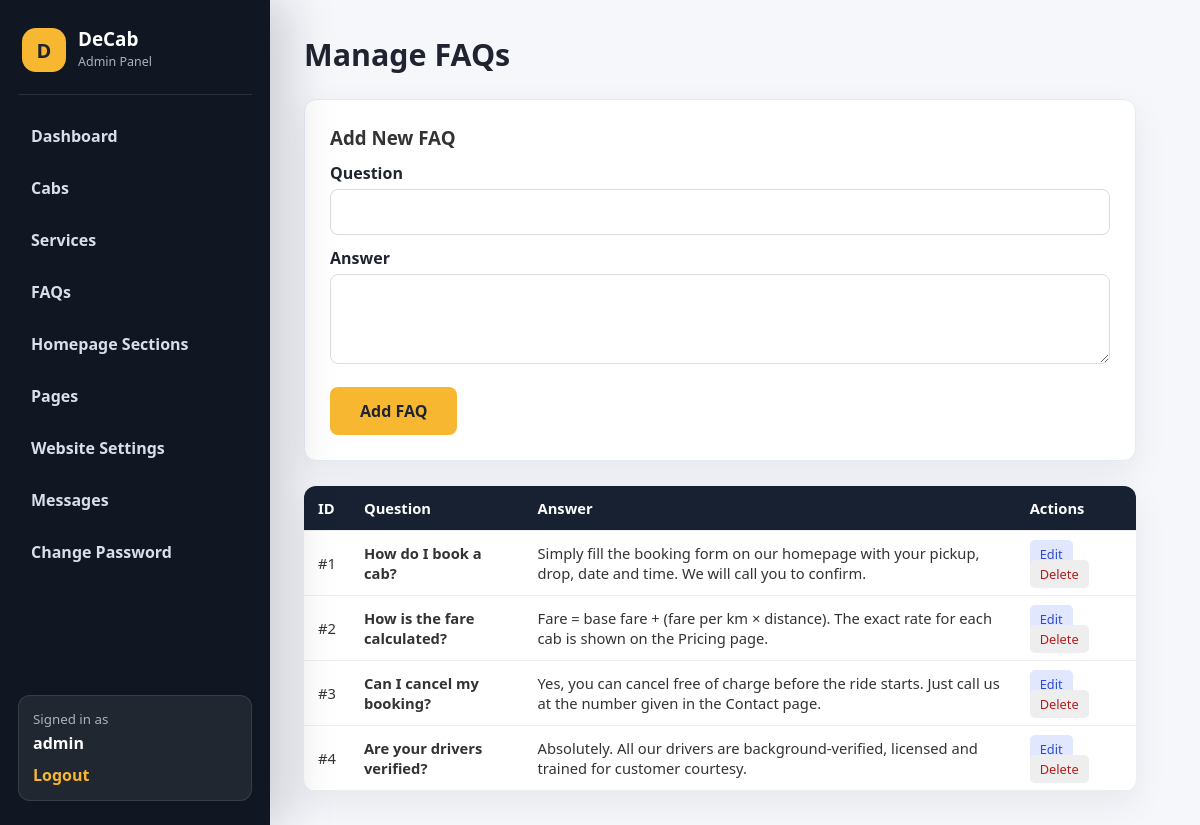
The page /admin/faqs.php (signed in) on the database its author committed.
### tables this page shows
CREATE TABLE IF NOT EXISTS faqs (
    id INT AUTO_INCREMENT PRIMARY KEY,
    question VARCHAR(255) NOT NULL,
    answer TEXT
);

### includes/functions.php (called while the page is built, shortened)
<?php
function e($str) {
    return htmlspecialchars((string)$str, ENT_QUOTES, 'UTF-8');
}
function csrfToken() {
    return $_SESSION['csrf_token'];
}
function csrfQuery() {
    return 'csrf_token=' . urlencode(csrfToken());
}
function getFaqs($pdo) {
    return $pdo->query('SELECT * FROM faqs ORDER BY id')->fetchAll();
}

### admin/faqs.php (the view, shortened to what this page needs)
<?php
require_once __DIR__ . '/../includes/config.php';
$editing = null;
$faqs = getFaqs($pdo);
?>
<!DOCTYPE html>
<html lang="en">
<head>
<link rel="stylesheet" href="../assets/css/style.css">
</head>
<body>
<?php require __DIR__ . '/../includes/admin-header.php'; ?>
<div class="container" style="max-width:900px;">
    <h2 class="section-title">Manage FAQs</h2>
    <div class="card" style="margin-bottom:25px;">
        <h3><?= $editing ? 'Edit FAQ' : 'Add New FAQ' ?></h3>
        <form method="post">
            <label>Question</label>
            <input type="text" name="question" value="<?= e($editing['question'] ?? '') ?>" required>
            <label>Answer</label>
            <textarea name="answer" rows="3" style="width:100%;padding:11px;border:1px solid #ddd;border-radius:8px;font-size:1rem;font-family:inherit;"><?= e($editing['answer'] ?? '') ?></textarea>
            <button type="submit" class="btn"><?= $editing ? 'Update FAQ' : 'Add FAQ' ?></button>
        </form>
    </div>
    <table class="admin-table">
        <tr><th>ID</th><th>Question</th><th>Answer</th><th>Actions</th></tr>
        <?php foreach ($faqs as $f): ?>
        <tr>
            <td>#<?= (int)$f['id'] ?></td>
            <td><b><?= e($f['question']) ?></b></td>
            <td><?= e($f['answer']) ?></td>
            <td class="actions">
                <a class="complete" href="faqs.php?edit=<?= (int)$f['id'] ?>">Edit</a>
                <a class="delete" href="faqs.php?delete=<?= (int)$f['id'] ?>&<?= csrfQuery() ?>" onclick="return confirm('Delete this FAQ?')">Delete</a>
            </td>
        </tr>
        <?php endforeach; ?>
    </table>
</div>
</body>
</html>

### assets/css/style.css (style rules this page uses)
:root { --primary: #f7b731; --dark: #1f2430; --light: #f6f7fb; --accent: #2f80ed; }
* { margin: 0; padding: 0; box-sizing: border-box; font-family: 'Segoe UI', Arial, sans-serif; }
body { background: var(--light); color: #333; }
.container { max-width: 1100px; margin: 0 auto; padding: 40px 20px; }
h2.section-title { text-align: center; margin-bottom: 30px; color: var(--dark); }
.card { background: #fff; border-radius: 12px; padding: 25px; box-shadow: 0 4px 14px rgba(0,0,0,.07); }
label { display: block; margin: 12px 0 5px; font-weight: 600; color: var(--dark); }
input, select, textarea { width: 100%; padding: 11px; border: 1px solid #ddd; border-radius: 8px; font-size: 1rem; font-family: inherit; }
.btn { display: inline-block; background: var(--primary); color: var(--dark); border: none; padding: 13px 30px; font-size: 1rem; font-weight: bold; border-radius: 8px; cursor: pointer; margin-top: 18px; text-decoration: none; }
.admin-header + .container { margin-left: 270px; max-width: none; padding: 34px; }
.admin-header + .container .section-title { text-align: left; font-size: 1.9rem; margin-bottom: 24px; }
.admin-header + .container .card { border: 1px solid #e6ebf2; box-shadow: 0 12px 34px rgba(16,24,40,.07); }
.admin-table { width: 100%; border-collapse: collapse; background: #fff; border-radius: 12px; overflow: hidden; box-shadow: 0 12px 34px rgba(16,24,40,.07); }
.admin-table th, .admin-table td { padding: 12px 14px; text-align: left; border-bottom: 1px solid #eee; font-size: .92rem; }
.admin-table th { background: #182132; color: #fff; }
.actions a { text-decoration: none; padding: 5px 10px; border-radius: 5px; font-size: .8rem; margin-right: 5px; }
.actions .complete { background: #e0e7ff; color: #2f4bcc; }
.actions .delete { background: #eee; color: #b71c1c; }

### rows shown on the page
faqs: id "1", question "How do I book a cab?", answer "Simply fill the booking form on our homepage with your pickup, drop, date and time. We will call you to confirm."
faqs: id "2", question "How is the fare calculated?", answer "Fare = base fare + (fare per km × distance). The exact rate for each cab is shown on the Pricing page."
faqs: id "3", question "Can I cancel my booking?", answer "Yes, you can cancel free of charge before the ride starts. Just call us at the number given in the Contact page."
faqs: id "4", question "Are your drivers verified?", answer "Absolutely. All our drivers are background-verified, licensed and trained for customer courtesy."

### other values the page prints
$_SESSION['admin_name'] "admin"
